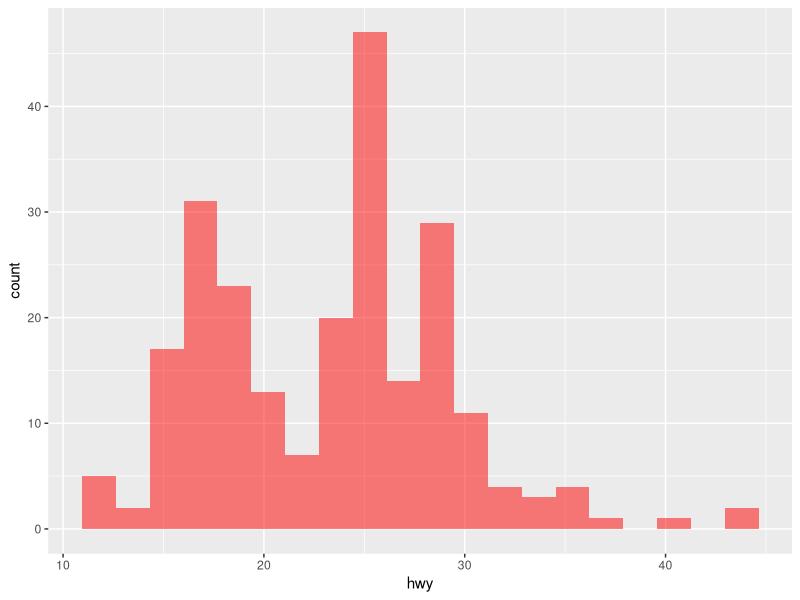
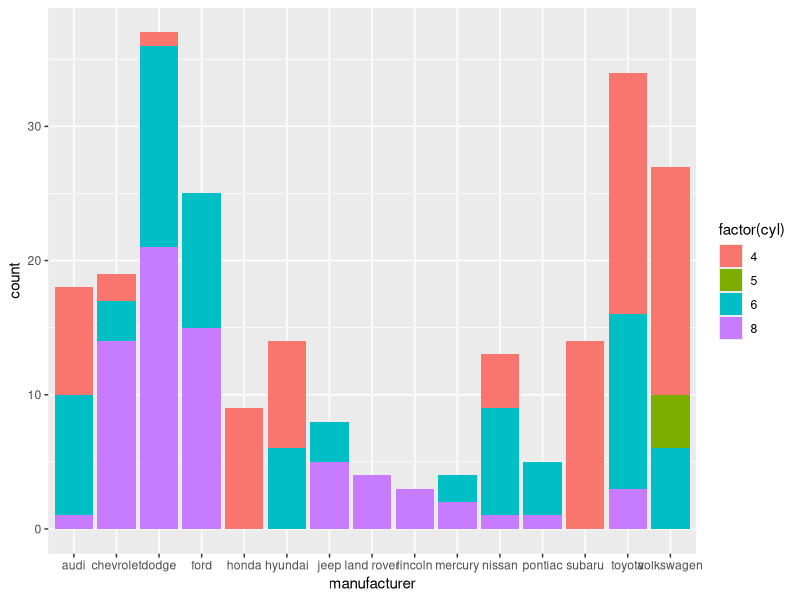
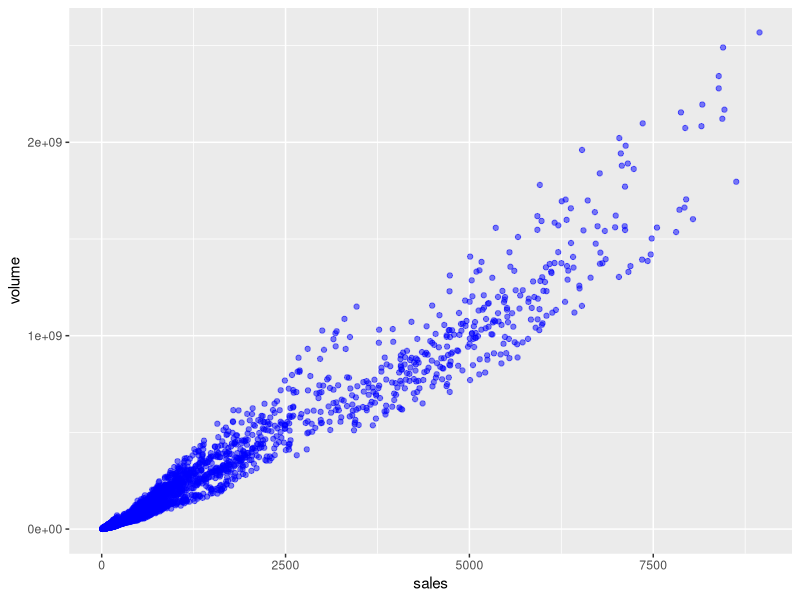

These charts were generated, in order, by the following R code: (Note: this script raises an error after producing the figures.)
##
# A small project I did to use ggplot2 to visualize some data from different datasets
##

# For the first few plots, use the mpg dataset
library(ggplot2)
library(ggthemes)
# head(mpg)

# Histogram of hwy mpg values:
ggplot(data=mpg, aes(x=hwy)) + geom_histogram(bins=20, fill='red', alpha=0.5)

# Barplot of car counts per manufacturer with color fill defined by cyl count
ggplot(data=mpg, aes(x=manufacturer)) + geom_bar(aes(fill=factor(cyl)))

# Switch now to use the txhousing dataset that comes with ggplot2
# head(txhousing)

# Create a scatterplot of volume versus sales. 
# Afterwards play around with alpha and color arguments to clarify information.
ggplot(data=txhousing, aes(x=sales, y=volume)) + geom_point(color='blue',alpha=0.5)

# Add a smooth fit line to the scatterplot from above.
plt1 <- ggplot(data=txhousing, aes(x=sales, y=volume)) 
plt2 <- plt1 + geom_point(color='blue',alpha=0.5)
plt3 <- plt2 + geom_smooth(color='red')
Print(plt3)




